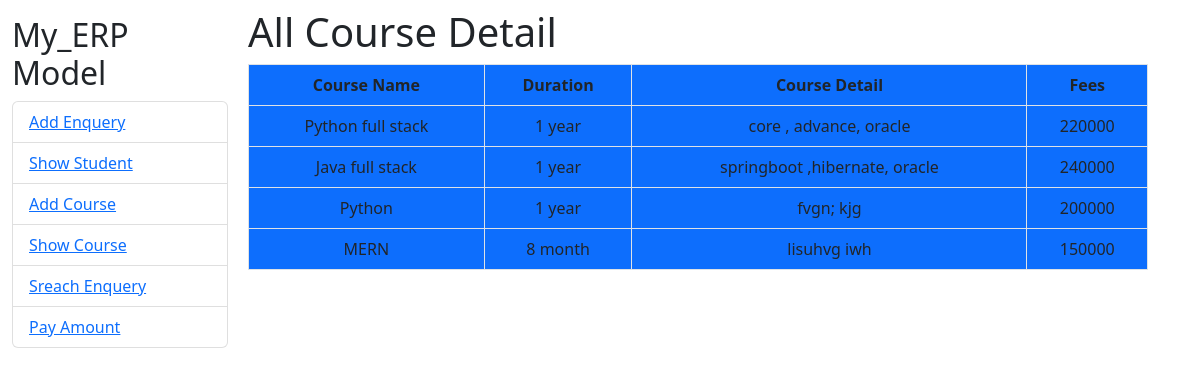
Screenshot of /showcourse with the database file from the repository.
### home/models.py (models this page shows, shortened)
class Course(models.Model):
    cname = models.CharField(max_length=50)
    duration = models.CharField(max_length=50)
    detail = models.CharField(max_length=50)
    fees = models.IntegerField()

### home/views.py (the view)
# urls.py: path('showcourse', views.showcourse),
def showcourse(request):
    cr=Course.objects.all()
    return render(request,"showcourse.html",{"cr":cr})

### templates/showcourse.html
{% extends "base.html" %}
{% block content %}
    <h1>All Course Detail</h1>
    <table class="table table-bordered text-center table-hover bg-primary">
        <thead>
            <tr>
                <th>Course Name</th>
                <th>Duration</th>
                <th>Course Detail</th>
                <th>Fees</th>
            </tr>
        </thead>
        <tbody>
            {% for i in cr %}
            <tr>
                <td>{{i.cname}}</td>
                <td>{{i.duration}}</td>
                <td>{{i.detail}}</td>
                <td>{{i.fees}}</td>
            </tr>
            {% endfor %}
        </tbody>
    </table>
{% endblock %}

### rows the page displays
Course: cname "Python full stack", duration "1 year", detail "core , advance, oracle", fees "220000"
Course: cname "Java full stack", duration "1 year", detail "springboot ,hibernate, oracle", fees "240000"
Course: cname "Python", duration "1 year", detail "fvgn; kjg", fees "200000"
Course: cname "MERN", duration "8 month", detail "lisuhvg iwh", fees "150000"
